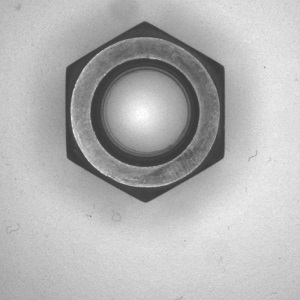
#> input picture Homework/Python/OpenCv_Hw1_Python/M8.jpg, 300 x 300 px
$ python test2.py   (older library calls are emulated)
#> lines starting #> are read from the running program, lines starting #| are printed output that depends on the picture; after the words box and inside, x2 and y2 are one past the last pixel; in counts of white or black regions, pixels touching at a corner belong together
import cv2
import numpy as np
import math

#Reading the Image
sample = cv2.imread('M8.jpg',0)
#> sample is the input picture: shape (300, 300); min 53, max 255, mean 179.6
cv2.imshow('image',sample)


#Zero Padding
h, w = sample.shape[:2]
#> h = 300; w = 300
h = h + 2
#> h = 302
w = w + 2
#> w = 302
pad_img = [[0 for x in range(w)] for y in range(h)]

print(len(sample), len(sample[0]))
#| 300 300
print(len(pad_img), len(pad_img[0]))
#| 302 302

for i in range(len(sample)):
    for j in range(len(sample[0])):
        pad_img[i+1][j+1] = sample[i][j]
#> after the loop, pad_img = 302 items

pad_img = np.asarray(pad_img)
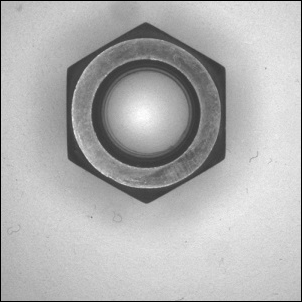
#> pad_img: shape (302, 302) int64; min 0, max 255, mean 177.3

#Methods
#Flips the kernel
def flip_operator(kernel):
    kernel_copy = [[0 for x in range(kernel.shape[1])] for y in range(kernel.shape[0])]
    #kernel_copy = kernel.copy()
    for i in range(kernel.shape[0]):
        for j in range(kernel.shape[1]):
            kernel_copy[i][j] = kernel[kernel.shape[0]-i-1][kernel.shape[1]-j-1]
    kernel_copy = np.asarray(kernel_copy)
    return kernel_copy

#Convolution Logic
def convolution(image, kernel):
    #Flipping the kernel
    kernel = flip_operator(kernel)

    img_height = image.shape[0]
    img_width = image.shape[1]

    kernel_height = kernel.shape[0]
    kernel_width = kernel.shape[1]

    h = kernel_height//2
    w = kernel_width//2

    conv_result = [[0 for x in range(img_width)] for y in range(img_height)]

    for i in range(h, img_height-h):
        for j in range(w, img_width-w):
            sum = 0
            for m in range(kernel_height):
                for n in range(kernel_width):
                    sum = (sum + kernel[m][n]*image[i-h+m][j-w+n])

            conv_result[i][j] = sum
    conv_result = np.asarray(conv_result)
    return conv_result

#Defines the output image, combination of gradient_x and gradient_y
def output(img1, img2):
    h, w = img1.shape
    result = [[0 for x in range(w)] for y in range(h)]
    for i in range(img1.shape[0]):
        for j in range(img1.shape[1]):
            result[i][j] = (img1[i][j]**2 + img2[i][j]**2)**(1/2)
            if(result[i][j] > 255):
                result[i][j] = 255
            elif(result[i][j] < 0):
                result[i][j] =  0
    result = np.asarray(result)
    return result

#Returns the maximum value from gradient_y/gradient_x
def maximum(gradient):
   max = gradient[0][0]
   for i in range(len(gradient)):
       for j in range(len(gradient[0])):
           if (max < gradient[i][j]):
               max = gradient[i][j]
   return max

#Returns the gradient_y/gradient_x with absolute values
def absolute_value(gradient):
    for i in range(len(gradient)):
        for j in range(len(gradient[0])):
            if(gradient[i][j] < 0):
                gradient[i][j] *= -1
            else:
                continue
    return gradient

#Plotting gradient_y
w, h = 3, 3
kernel_y = [[0 for x in range(w)] for y in range(h)]
kernel_y = np.asarray(kernel_y)
kernel_y[0,0] = 1
kernel_y[0,1] = 2
kernel_y[0,2] = 1
kernel_y[1,0] = 0
kernel_y[1,1] = 0
kernel_y[1,2] = 0
kernel_y[2,0] = -1
kernel_y[2,1] = -2
kernel_y[2,2] = -1
gradient_y = convolution(sample, kernel_y)
#> after the loop in convolution, `for i in range(h, img_height-h):`: conv_result = 300 items
#> in convolution, `conv_result = np.asarray(conv_result)`:
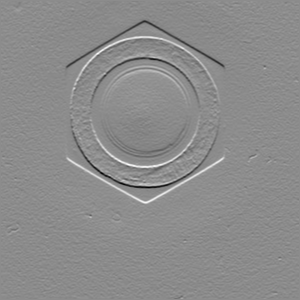
#> conv_result: shape (300, 300) int64; min -530, max 434, mean -0.3; drawn with min black and max white
#print(gradient_y)
gradient_y = absolute_value(gradient_y) / maximum(absolute_value(gradient_y))
#> after the loop in absolute_value, `for i in range(len(gradient)):`:
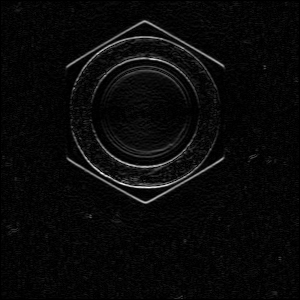
#> gradient: shape (300, 300) int64; min 0, max 530, mean 20.6; drawn with min black and max white
#> in maximum, `max = gradient[0][0]`: max = 0
#> after the loop in maximum, `for i in range(len(gradient)):`: max = 530
cv2.imshow("gradient_y",gradient_y)


#Plotting gradient_x
w, h = 3, 3
kernel_x = [[0 for x in range(w)] for y in range(h)]
kernel_x = np.asarray(kernel_x)
kernel_x[0,0] = 1
kernel_x[0,1] = 0
kernel_x[0,2] = -1
kernel_x[1,0] = 2
kernel_x[1,1] = 0
kernel_x[1,2] = -2
kernel_x[2,0] = 1
kernel_x[2,1] = 0
kernel_x[2,2] = -1
gradient_x = convolution(sample, kernel_x)
#> in convolution (call 2), `conv_result = np.asarray(conv_result)`:
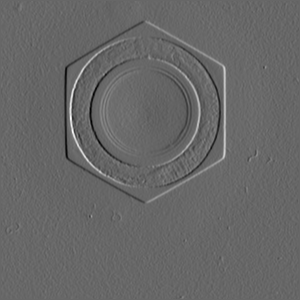
#> conv_result: shape (300, 300) int64; min -428, max 625, mean 0.6; drawn with min black and max white
#print(gradient_x)
gradient_x = absolute_value(gradient_x) / maximum(absolute_value(gradient_x))
#> after the loop in absolute_value (call 3), `for i in range(len(gradient)):`:
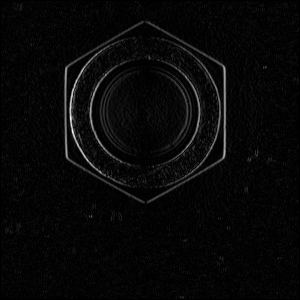
#> gradient: shape (300, 300) int64; min 0, max 625, mean 20.5; drawn with min black and max white
cv2.imshow("gradient_x",gradient_x)


#Plotting final output image
sobel = output(gradient_x, gradient_y)
#> after the loop in output, `for i in range(img1.shape[0]):`: result = 300 items
#> in output, `result = np.asarray(result)`:
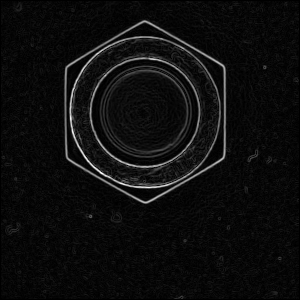
#> result: shape (300, 300) float64; min 0, max 1.03, mean 0.0567; drawn with min black and max white
cv2.imshow("Output_Image", sobel)
print(sobel)
#> (printed output is left out)

norm_image = cv2.normalize(sobel, None, alpha=0, beta=255, norm_type=cv2.NORM_MINMAX, dtype=cv2.CV_32F)


def do_nothing(x):
    pass

cv2.namedWindow("Magnitude")
cv2.createTrackbar('magnitude','Magnitude',40,255,do_nothing)
cv2.namedWindow("Direction")
cv2.createTrackbar('Angle','Direction',0,360,do_nothing)


while (1):
    k = cv2.waitKey(1)
#> (key Esc is pressed here)
    magnitudevalue = cv2.getTrackbarPos('magnitude','Magnitude')
    ret,qrgthreshold = cv2.threshold(norm_image ,magnitudevalue,255,cv2.THRESH_BINARY)
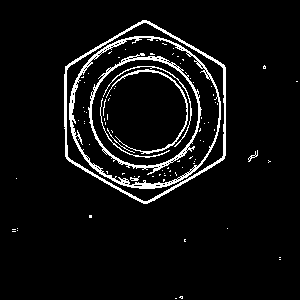
#> qrgthreshold: shape (300, 300) float32; 5.9% white in thin lines or dots, all inside (x1, y1, x2, y2) = (12, 20, 298, 299)
#> ret = 40
    cv2.imshow("Magnitude",qrgthreshold)

    # [4 lines of commented-out code are left out]

cv2.waitKey (0)
cv2.destroyAllWindows()
